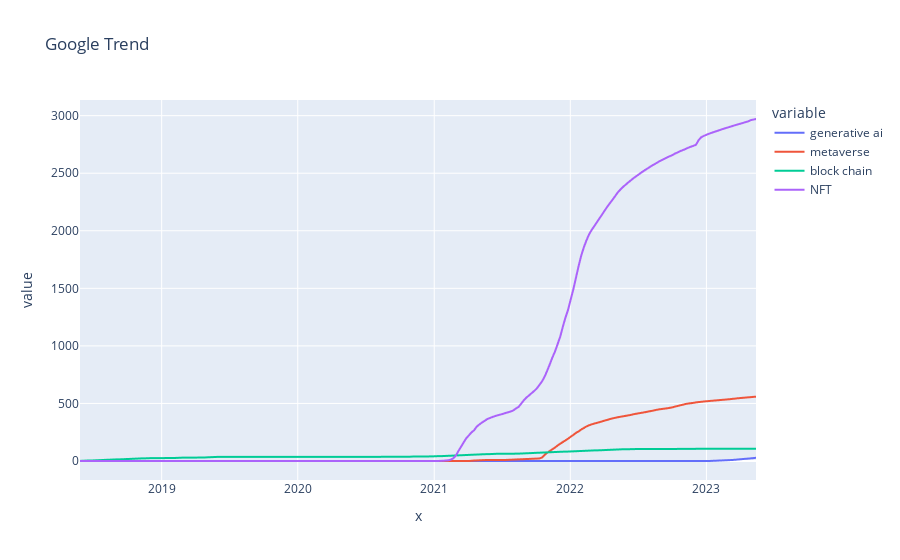

Notebook code for this chart:
### Code cell
figure = px.line(df.cumsum(), x = data.date, y = keyword_list, title = "Google Trend")
figure.show()

### Figure 1 — Plotly figure (JSON) as saved in the notebook; plotly's stock layout.template omitted (floating-point values rounded to 4 significant figures; data arrays with more than 128 entries replaced by an {"elided": "..."} marker saying what was removed)
{"data": [{"hovertemplate": "variable=generative ai<br>x=%{x}<br>value=%{y}<extra></extra>", "legendgroup": "generative ai", "line": {"color": "#636efa", "dash": "solid"}, "marker": {"symbol": "circle"}, "mode": "lines", "name": "generative ai", "showlegend": true, "x": {"elided": "260 str values"}, "xaxis": "x", "y": {"elided": "260 int values"}, "yaxis": "y", "type": "scattergl"}, {"hovertemplate": "variable=metaverse<br>x=%{x}<br>value=%{y}<extra></extra>", "legendgroup": "metaverse", "line": {"color": "#EF553B", "dash": "solid"}, "marker": {"symbol": "circle"}, "mode": "lines", "name": "metaverse", "showlegend": true, "x": {"elided": "260 str values"}, "xaxis": "x", "y": {"elided": "260 int values"}, "yaxis": "y", "type": "scattergl"}, {"hovertemplate": "variable=block chain<br>x=%{x}<br>value=%{y}<extra></extra>", "legendgroup": "block chain", "line": {"color": "#00cc96", "dash": "solid"}, "marker": {"symbol": "circle"}, "mode": "lines", "name": "block chain", "showlegend": true, "x": {"elided": "260 str values"}, "xaxis": "x", "y": {"elided": "260 int values"}, "yaxis": "y", "type": "scattergl"}, {"hovertemplate": "variable=NFT<br>x=%{x}<br>value=%{y}<extra></extra>", "legendgroup": "NFT", "line": {"color": "#ab63fa", "dash": "solid"}, "marker": {"symbol": "circle"}, "mode": "lines", "name": "NFT", "showlegend": true, "x": {"elided": "260 str values"}, "xaxis": "x", "y": {"elided": "260 int values"}, "yaxis": "y", "type": "scattergl"}], "layout": {"xaxis": {"anchor": "y", "domain": [0.0, 1.0], "title": {"text": "x"}}, "yaxis": {"anchor": "x", "domain": [0.0, 1.0], "title": {"text": "value"}}, "legend": {"title": {"text": "variable"}, "tracegroupgap": 0}, "title": {"text": "Google Trend"}}}
